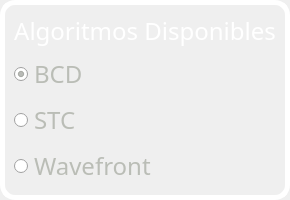
                  <widget class="QFrame" name="frame_title">
                   <property name="frameShape">
                    <enum>QFrame::NoFrame</enum>
                   </property>
                   <property name="frameShadow">
                    <enum>QFrame::Raised</enum>
                   </property>
                   <layout class="QHBoxLayout" name="horizontalLayout">
                    <property name="spacing">
                     <number>0</number>
                    </property>
                    <property name="leftMargin">
                     <number>0</number>
                    </property>
                    <property name="topMargin">
                     <number>0</number>
                    </property>
                    <property name="rightMargin">
                     <number>0</number>
                    </property>
                    <property name="bottomMargin">
                     <number>0</number>
                    </property>
                    <item>
                     <widget class="QFrame" name="frame_7">
                      <property name="styleSheet">
                       <string notr="true">QFrame{
	border: 5px solid rgb(255, 255, 255);
	border-radius: 15px;
	color: rgb(252, 175, 62);
}
QFrame:hover{
  border: 5px solid #f9aa33;
	color: rgb(255, 255, 255);
}</string>
                      </property>
                      <property name="frameShape">
                       <enum>QFrame::NoFrame</enum>
                      </property>
                      <property name="frameShadow">
                       <enum>QFrame::Raised</enum>
                      </property>
                      <layout class="QVBoxLayout" name="verticalLayout_3">
                       <item>
                        <widget class="QLabel" name="label_3">
                         <property name="sizePolicy">
                          <sizepolicy hsizetype="Preferred" vsizetype="Preferred">
                           <horstretch>0</horstretch>
                           <verstretch>0</verstretch>
                          </sizepolicy>
                         </property>
                         <property name="font">
                          <font>
                           <family>Uroob</family>
                           <pointsize>18</pointsize>
                          </font>
                         </property>
                         <property name="styleSheet">
                          <string notr="true">border:none;
color: rgb(255, 255, 255);</string>
                         </property>
                         <property name="text">
                          <string>Algoritmos Disponibles</string>
                         </property>
                         <property name="alignment">
                          <set>Qt::AlignCenter</set>
                         </property>
                         <property name="wordWrap">
                          <bool>true</bool>
                         </property>
                        </widget>
                       </item>
                       <item>
                        <widget class="QRadioButton" name="radioButtonBCD">
                         <property name="sizePolicy">
                          <sizepolicy hsizetype="Preferred" vsizetype="Preferred">
                           <horstretch>0</horstretch>
                           <verstretch>0</verstretch>
                          </sizepolicy>
                         </property>
                         <property name="font">
                          <font>
                           <family>Uroob</family>
                           <pointsize>18</pointsize>
                          </font>
                         </property>
                         <property name="layoutDirection">
                          <enum>Qt::LeftToRight</enum>
                         </property>
                         <property name="styleSheet">
                          <string notr="true">color: rgb(186, 189, 182);</string>
                         </property>
                         <property name="text">
                          <string>BCD</string>
                         </property>
                         <property name="checked">
                          <bool>true</bool>
                         </property>
                        </widget>
                       </item>
                       <item>
                        <widget class="QRadioButton" name="radioButtonSTC">
                         <property name="sizePolicy">
                          <sizepolicy hsizetype="Preferred" vsizetype="Preferred">
                           <horstretch>0</horstretch>
                           <verstretch>0</verstretch>
                          </sizepolicy>
                         </property>
                         <property name="font">
                          <font>
                           <family>Uroob</family>
                           <pointsize>18</pointsize>
                          </font>
                         </property>
                         <property name="layoutDirection">
                          <enum>Qt::LeftToRight</enum>
                         </property>
                         <property name="styleSheet">
                          <string notr="true">color: rgb(186, 189, 182);</string>
                         </property>
                         <property name="text">
                          <string>STC</string>
                         </property>
                        </widget>
                       </item>
                       <item>
                        <widget class="QRadioButton" name="radioButtonWave">
                         <property name="sizePolicy">
                          <sizepolicy hsizetype="Preferred" vsizetype="Preferred">
                           <horstretch>0</horstretch>
                           <verstretch>0</verstretch>
                          </sizepolicy>
                         </property>
                         <property name="font">
                          <font>
                           <family>Uroob</family>
                           <pointsize>18</pointsize>
                          </font>
                         </property>
                         <property name="layoutDirection">
                          <enum>Qt::LeftToRight</enum>
                         </property>
                         <property name="styleSheet">
                          <string notr="true">color: rgb(186, 189, 182);</string>
                         </property>
                         <property name="text">
                          <string>Wavefront</string>
                         </property>
                        </widget>
                       </item>
                      </layout>
                     </widget>
                    </item>
                   </layout>
                  </widget>
